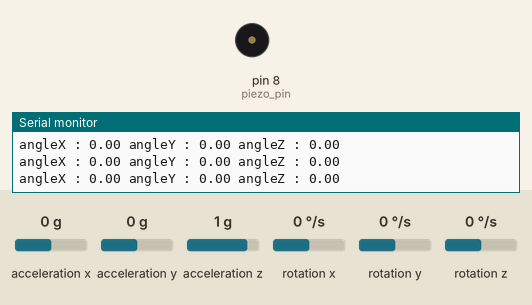
The sketch below on a simulated Arduino Uno, built with avr-gcc and run on an emulated ATmega328P. Shown: buzzer (waves = sounding), the last lines printed to the serial monitor. The test bench sets the inputs (shaded band); at power-on: acceleration x 0 g, acceleration y 0 g, acceleration z 1 g, rotation x 0 °/s, rotation y 0 °/s, rotation z 0 °/s.

Above: at 4.2 s.
4.3 s: acceleration x set to -0.9 g
5.8 s: acceleration x set to -1.2 g
At 6.15 s:
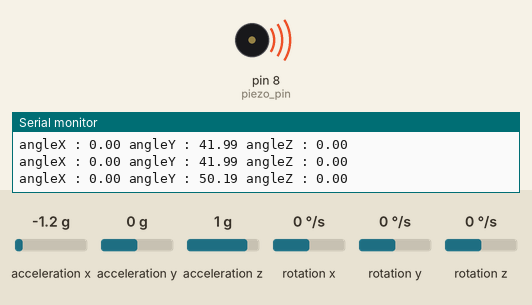
8.8 s: acceleration y set to -0.4 g
11.8 s: acceleration y set to -0.7 g
At 13.0 s:
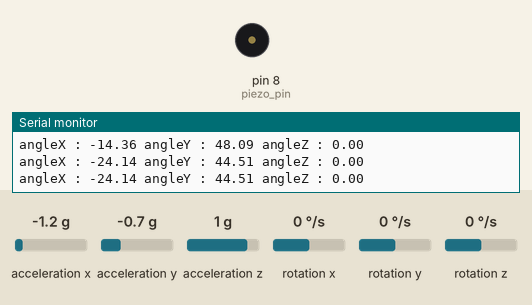
13.3 s: acceleration y set to 0 g
At 13.7 s:
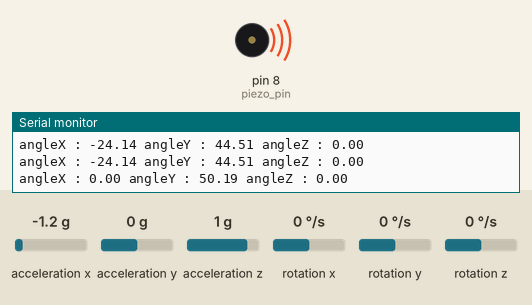
16.3 s: acceleration x set to 0 g
At 17.8 s:
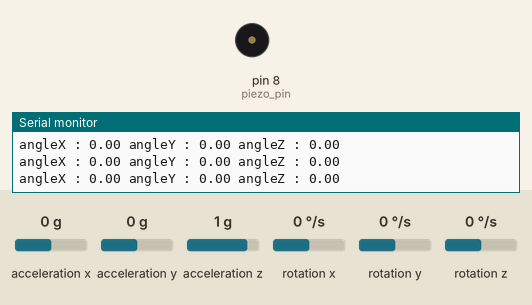
Timing chart, 0 to 18.8 s (numbered marks = the images above; inputs shaded):
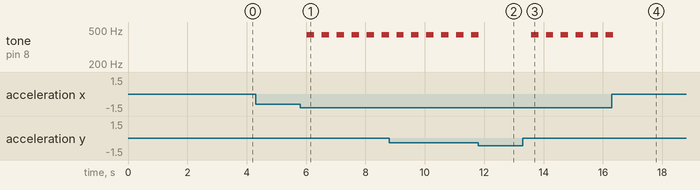

The sketch:

accelerometer_and_piezo.ino
```cpp
#include <MPU6050_tockn.h>
#include <Wire.h>

//  객체 생성
MPU6050 mpu6050(Wire);

int y_angle = 0;    //  값 저장
int piezo_pin = 8;  // 핀번호

void setup() {
  Serial.begin(9600);
  Wire.begin();
  mpu6050.begin();
  //  값이 true이면 보정과정을 거침
  mpu6050.calcGyroOffsets(true);

  //  직접 값을 줄 수도 있음
//  mpu6050.setGyroOffsets(-0.81, 2.02, -2.17);
}

void loop() {
  //  xyz축 출력
  mpu6050.update();
  Serial.print("angleX : ");
  Serial.print(mpu6050.getAngleX());
  Serial.print(" angleY : ");
  Serial.print(mpu6050.getAngleY());
  Serial.print(" angleZ : ");
  Serial.print(mpu6050.getAngleZ());
  Serial.println();

  y_angle = mpu6050.getAngleY();


//  y축으로 45도 기울어진 경우 경고음
  if(y_angle > 0) { //  양수인 경우 : 시계방향으로 기울었을 때
    if(y_angle > 45) {
      tone(piezo_pin, 440, 250);
    }
  } else {
    if(y_angle < -45) { //  음수인 경우 : 반시계 방향으로 기울었을 때
      tone(piezo_pin, 440, 250);
    }
  }

  //  abs : 절대값 취하는 함수
  // +_이든 간에 소리를 나게 할 때
/*
  if(abs(y_angle) > 45) {
    tone(piezo_pin, 440, 250);
  }
*/

  delay(500);
}
```

Measured:
- the behaviour switches between -1 and -1.1 g on acceleration x (found by bisection; images 0 and 1)
- the behaviour switches between -0.5 and -0.6 g on acceleration y (found by bisection; images 1 and 2)
- after the input at 5.8 s, tone on pin 8 (piezo_pin): alternates 440 Hz for 0.25 s and silent for 0.25 s, starting after 0.23 s
- after the input at 11.8 s, tone on pin 8 (piezo_pin): goes on until 11.8 s, then stays silent
- after the input at 13.3 s, tone on pin 8 (piezo_pin): alternates 440 Hz for 0.25 s and silent for 0.25 s, starting after 0.28 s
- after the input at 16.3 s, tone on pin 8 (piezo_pin): goes on until 16.3 s, then stays silent
